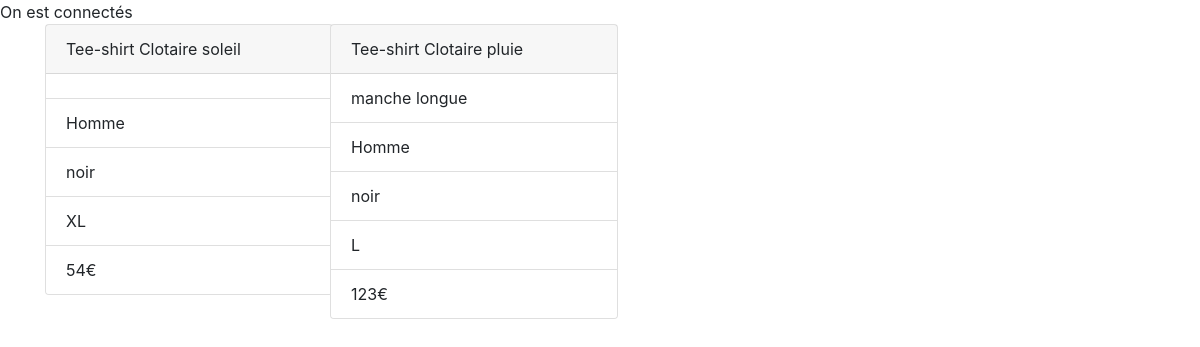
Before: /viewHomme.php with the older database file.
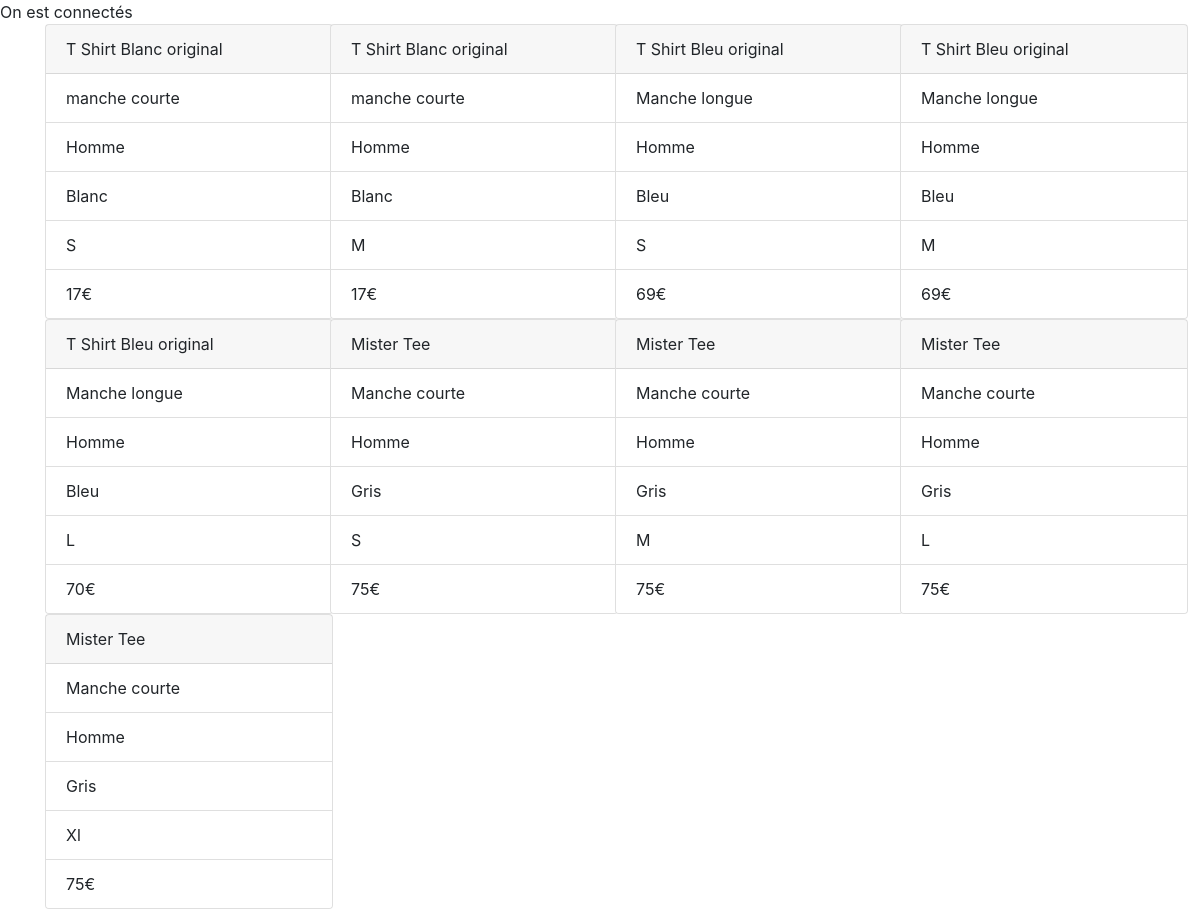
After: the same page with the newer database file.
### tables this page shows
CREATE TABLE `products` (
  `id` int NOT NULL,
  `name` varchar(255) NOT NULL,
  `price` int NOT NULL DEFAULT '0',
  `categorie` text,
  `size` text NOT NULL,
  `color` text NOT NULL,
  `sexe` text
);

### viewHomme.php (the view, shortened to what this page needs)
<?php
require_once('connexion.php');
$sql = 'SELECT * FROM `products` WHERE sexe="homme"';
$query = $db->prepare($sql);
$query->execute();
$result = $query->fetchAll(PDO::FETCH_ASSOC);
?>
<!DOCTYPE html>
<html lang="fr">
<head>
    <link rel="stylesheet" href="https://stackpath.bootstrapcdn.com/bootstrap/4.4.1/css/bootstrap.min.css">
</head>
<body>
    <main class="container">
        <div class="row">
                <?php
                foreach($result as $produit){
                ?>
                <div class="col-12 col-sm-12 col-md-12 col-lg-3 col-xl-3">
                    <div class="card" style="width: 18rem;">
                        <div class="card-header">
                            <?= $produit['name'] ?>
                        </div>
                        <ul class="list-group list-group-flush">
                            <li class="list-group-item"><?= $produit['categorie'] ?></li>
                            <li class="list-group-item"><?= $produit['sexe'] ?></li>
                            <li class="list-group-item"><?= $produit['color'] ?></li>
                            <li class="list-group-item"><?= $produit['size'] ?></li>
                            <li class="list-group-item"><?= $produit['price'] . "€" ?></li>
                        </ul>
                    </div>
                </div>
                <br>
                <?php
                }
                ?>
        </div>
    </main>
</body>
</html>

Changed rows visible on the page:
removed products: name "Tee-shirt Clotaire soleil", sexe "Homme", color "noir", size "XL", price "54"
removed products: name "Tee-shirt Clotaire pluie", categorie "manche longue", sexe "Homme", color "noir", size "L", price "123"
added products: name "T Shirt Blanc original", categorie "manche courte", sexe "Homme", color "Blanc", size "S", price "17"
added products: name "T Shirt Blanc original", categorie "manche courte", sexe "Homme", color "Blanc", size "M", price "17"
added products: name "T Shirt Bleu original", categorie "Manche longue", sexe "Homme", color "Bleu", size "S", price "69"
added products: name "T Shirt Bleu original", categorie "Manche longue", sexe "Homme", color "Bleu", size "M", price "69"
added products: name "T Shirt Bleu original", categorie "Manche longue", sexe "Homme", color "Bleu", size "L", price "70"
added products: name "Mister Tee", categorie "Manche courte", sexe "Homme", color "Gris", size "S", price "75"
added products: name "Mister Tee", categorie "Manche courte", sexe "Homme", color "Gris", size "M", price "75"
added products: name "Mister Tee", categorie "Manche courte", sexe "Homme", color "Gris", size "L", price "75"
added products: name "Mister Tee", categorie "Manche courte", sexe "Homme", color "Gris", size "Xl", price "75"
